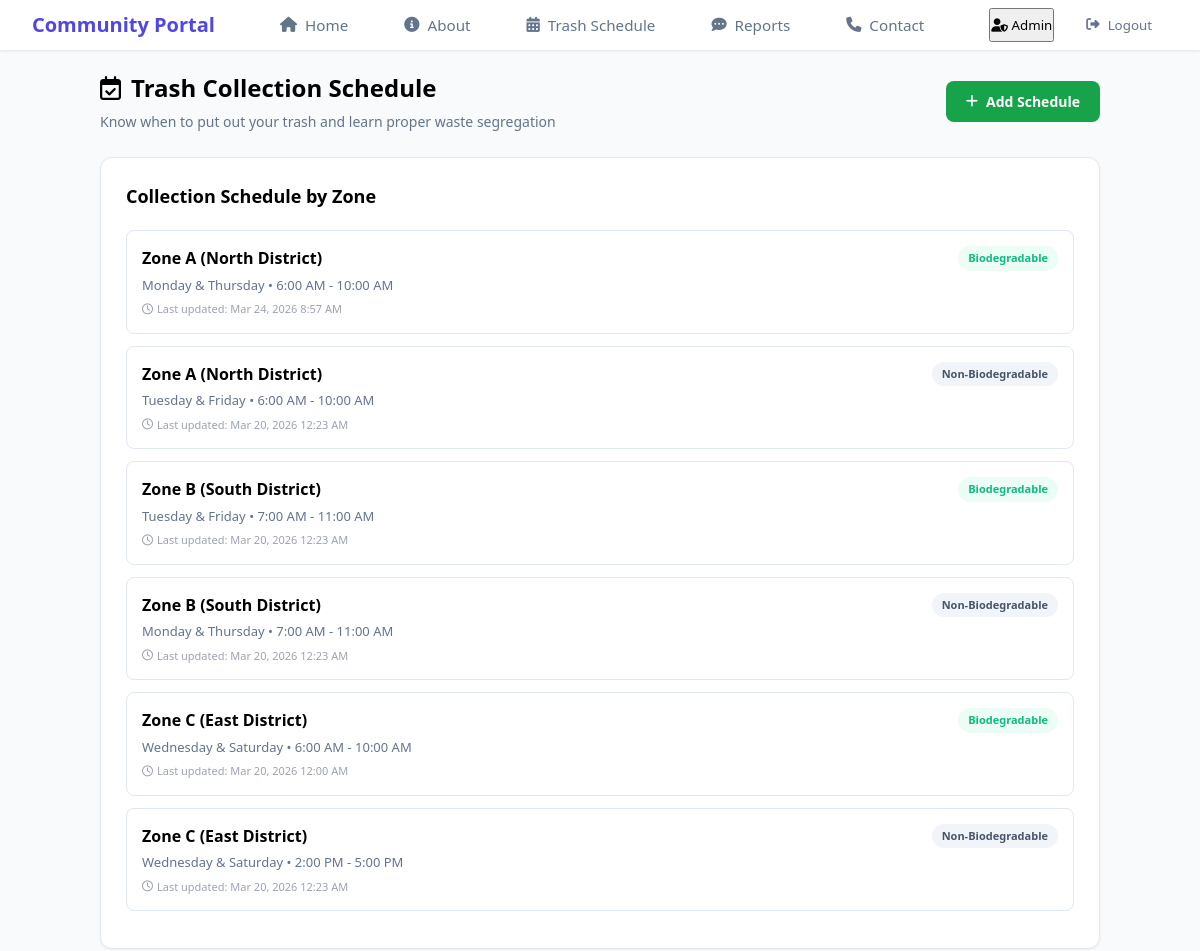
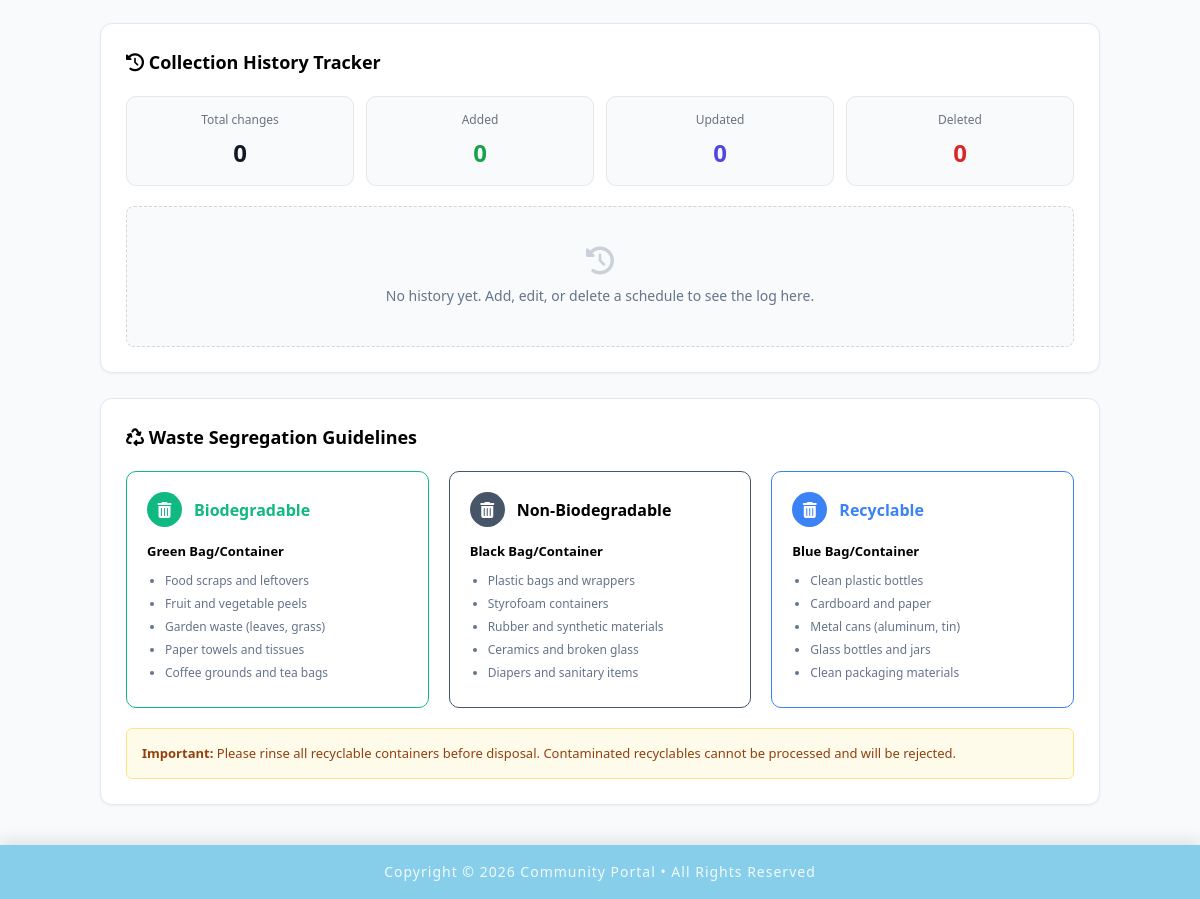
The app's page /admin/admin_trashschedule.php (signed in) with its own data (2 pictures, top to bottom).
### tables this page shows
CREATE TABLE `trash_schedule` (
  `id` int NOT NULL AUTO_INCREMENT,
  `zone` varchar(100) NOT NULL,
  `days` varchar(100) NOT NULL,
  `time` varchar(100) NOT NULL,
  `waste_type` varchar(50) NOT NULL,
  `last_updated` timestamp NULL DEFAULT CURRENT_TIMESTAMP ON UPDATE CURRENT_TIMESTAMP,
  `admin_id` int DEFAULT NULL,
  PRIMARY KEY (`id`)
);

### admin/admin_trashschedule.php (the view, shortened to what this page needs)
<?php
include "../includes/db_conn.php";
$check_table    = $pdo->query("SHOW TABLES LIKE 'schedule_history'");
$history_exists = ($check_table && $check_table->rowCount() > 0);
$result = $pdo->query("SELECT * FROM trash_schedule ORDER BY zone, waste_type");
$schedules = $result->fetchAll();
$history_rows  = [];
$count_added   = 0;
$count_updated = 0;
$count_deleted = 0;
$total_changes = $count_added + $count_updated + $count_deleted;
$guidelines = [
    [
        'title' => 'Biodegradable',
        'color' => 'green',
        'bag'   => 'Green Bag/Container',
        'items' => ['Food scraps and leftovers','Fruit and vegetable peels','Garden waste (leaves, grass)','Paper towels and tissues','Coffee grounds and tea bags']
    ],
    [
        'title' => 'Non-Biodegradable',
        'color' => 'black',
        'bag'   => 'Black Bag/Container',
        'items' => ['Plastic bags and wrappers','Styrofoam containers','Rubber and synthetic materials','Ceramics and broken glass','Diapers and sanitary items']
    ],
    [
        'title' => 'Recyclable',
        'color' => 'blue',
        'bag'   => 'Blue Bag/Container',
        'items' => ['Clean plastic bottles','Cardboard and paper','Metal cans (aluminum, tin)','Glass bottles and jars','Clean packaging materials']
    ]
];
include "../includes/admin_header.php";
?>
<!DOCTYPE html>
<html lang="en">
<head>
    <link rel="stylesheet" href="https://cdnjs.cloudflare.com/ajax/libs/font-awesome/6.5.0/css/all.min.css">
    <link rel="stylesheet" href="../css/header.css">
    <link rel="stylesheet" href="../css/member_trashschedule.css">
    <link rel="stylesheet" href="../css/admin_trashschedule.css">
</head>
<body>
<div class="container">
    <div class="admin-header-row">
        <header>
            <h1><i class="fa-regular fa-calendar-check"></i> Trash Collection Schedule</h1>
            <p>Know when to put out your trash and learn proper waste segregation</p>
        </header>
        <?php if (!isset($_GET['add'])): ?>
            <a href="?add=1" class="btn-add-schedule">
                <i class="fa-solid fa-plus"></i> Add Schedule
            </a>
        <?php else: ?>
            <a href="admin_trashschedule.php" class="btn-done">
                <i class="fa-solid fa-check"></i> Done
            </a>
        <?php endif; ?>
    </div>
    <section class="card-section">
        <h2>Collection Schedule by Zone</h2>
        <?php foreach ($schedules as $row): ?>
        <div class="schedule-item">
            <div class="schedule-header">
                <div class="sched-left">
                    <strong><?= htmlspecialchars($row['zone']) ?></strong>
                    <span class="badge <?= $row['waste_type']==='Biodegradable' ? 'bio':'non-bio' ?>">
                        <?= htmlspecialchars($row['waste_type']) ?>
                    </span>
                </div>
            </div>
            <div class="schedule-details">
                <?= htmlspecialchars($row['days']) ?> • <?= htmlspecialchars($row['time']) ?>
            </div>
            <div class="last-updated">
                <i class="fa-regular fa-clock"></i>
                Last updated: <?= date("M j, Y g:i A", strtotime($row['last_updated'])) ?>
            </div>
        </div>
        <?php endforeach; ?>
    </section>
    <section class="card-section">
        <h2><i class="fa-solid fa-clock-rotate-left"></i> Collection History Tracker</h2>
        <?php if (!$history_exists): ?>
        <div class="empty-hint">
            <p>Create the <code>schedule_history</code> table first using the SQL shown above.</p>
        </div>
        <?php else: ?>
        <div class="history-stats">
            <div class="stat-card">
                <div class="stat-label">Total changes</div>
                <div class="stat-value"><?= $total_changes ?></div>
            </div>
            <div class="stat-card">
                <div class="stat-label">Added</div>
                <div class="stat-value added"><?= $count_added ?></div>
            </div>
            <div class="stat-card">
                <div class="stat-label">Updated</div>
                <div class="stat-value updated"><?= $count_updated ?></div>
            </div>
            <div class="stat-card">
                <div class="stat-label">Deleted</div>
                <div class="stat-value deleted"><?= $count_deleted ?></div>
            </div>
        </div>
        <?php if (empty($history_rows)): ?>
        <div class="empty-hint">
            <i class="fa-solid fa-clock-rotate-left" style="font-size:28px;opacity:0.3;margin-bottom:10px;"></i>
            <p>No history yet. Add, edit, or delete a schedule to see the log here.</p>
        </div>
        <?php endif; ?>
        <?php endif; ?>
    </section>
    <section class="card-section">
        <h2><i class="fa-solid fa-recycle"></i> Waste Segregation Guidelines</h2>
        <div class="guidelines-grid">
            <?php foreach ($guidelines as $guide): ?>
            <div class="guide-card <?= $guide['color'] ?>">
                <div class="guide-header">
                    <div class="icon-circle">
                        <i class="fa-solid fa-trash-can"></i>
                    </div>
                    <h3><?= $guide['title'] ?></h3>
                </div>
                <div class="guide-content">
                    <p class="bag-type"><strong><?= $guide['bag'] ?></strong></p>
                    <ul>
                        <?php foreach ($guide['items'] as $li): ?>
                        <li><?= $li ?></li>
                        <?php endforeach; ?>
                    </ul>
                </div>
            </div>
            <?php endforeach; ?>
        </div>
        <div class="important-note">
            <strong>Important:</strong> Please rinse all recyclable containers before disposal.
            Contaminated recyclables cannot be processed and will be rejected.
        </div>
    </section>
</div>
<?php include "../includes/footer.php"; ?>
</body>
</html>

### css/header.css (style rules this page uses)
* { margin: 0; padding: 0; box-sizing: border-box; font-family: 'Segoe UI', Tahoma, Geneva, Verdana, sans-serif; }
body { background-color: #f8fafc; color: #334155; }

### css/member_trashschedule.css (style rules this page uses)
:root { --bg-color: #f8fafc; --border-color: #e2e8f0; --text-main: #000000; --text-muted: #64748b; --green-primary: #10b981; --green-bg: #ecfdf5; --blue-primary: #3b82f6; --blue-bg: #eff6ff; --black-primary: #475569; --black-bg: #f1f5f9; }
html, body { height: 100%; margin: 0; padding: 0; }
body { font-family: 'Segoe UI', Tahoma, Geneva, Verdana, sans-serif; background-color: var(--bg-color); color: var(--text-main); line-height: 1.5; padding-top: 30px; }
.container { width: 100%; max-width: 1000px; margin: 40px auto; }
header h1 { color: #000000; font-size: 24px; display: flex; align-items: center; gap: 10px; margin-bottom: 5px; }
header p { color: var(--text-muted); margin-top: 0; font-size: 14px; }
.card-section { background: white; border: 1px solid var(--border-color); border-radius: 12px; padding: 25px; margin-top: 25px; box-shadow: 0 1px 3px rgba(0,0,0,0.05); }
.card-section h2 { font-size: 18px; margin-bottom: 20px; }
.schedule-item { border: 1px solid var(--border-color); border-radius: 8px; padding: 15px; margin-bottom: 12px; }
.schedule-header { display: flex; justify-content: space-between; align-items: center; margin-bottom: 3px; }
.sched-left { display: flex; justify-content: space-between; align-items: center; width: 100%; }
.sched-left strong { flex: 1; }
.schedule-details { color: var(--text-muted); font-size: 13px; }
.last-updated { font-size: 11px; color: #9ca3af; margin-top: 4px; display: flex; align-items: center; gap: 4px; }
.last-updated i { font-size: 11px; color: #9ca3af; }
.badge { font-size: 11px; padding: 4px 10px; border-radius: 20px; font-weight: 600; }
.badge.bio { background: var(--green-bg); color: var(--green-primary); }
.badge.non-bio { background: var(--black-bg); color: var(--black-primary); }
.guidelines-grid { display: grid; grid-template-columns: repeat(auto-fit, minmax(250px, 1fr)); gap: 20px; margin-bottom: 20px; }
.guide-card { border: 1px solid var(--border-color); border-radius: 10px; padding: 20px; }
.guide-header { display: flex; align-items: center; gap: 12px; margin-bottom: 15px; }
.icon-circle { width: 35px; height: 35px; border-radius: 50%; display: flex; align-items: center; justify-content: center; color: white; }
.guide-card h3 { font-size: 16px; margin: 0; }
.guide-card.green { border-color: var(--green-primary); }
.guide-card.green .icon-circle { background: var(--green-primary); }
.guide-card.green h3 { color: var(--green-primary); }
.guide-card.black { border-color: var(--black-primary); }
.guide-card.black .icon-circle { background: var(--black-primary); }
.guide-card.blue { border-color: var(--blue-primary); }
.guide-card.blue .icon-circle { background: var(--blue-primary); }
.guide-card.blue h3 { color: var(--blue-primary); }
.guide-content ul { padding-left: 18px; margin: 0; }
.guide-content li { font-size: 12px; color: var(--text-muted); margin-bottom: 5px; }
.bag-type { font-size: 13px; margin-bottom: 10px; }
.important-note { background: #fffbeb; border: 1px solid #fde68a; padding: 15px; border-radius: 6px; font-size: 13px; color: #92400e; }

### records on screen
trash_schedule: zone "Zone A (North District)", waste_type "Biodegradable", days "Monday & Thursday", time "6:00 AM - 10:00 AM", last_updated "Mar 24, 2026 8:57 AM"
trash_schedule: zone "Zone A (North District)", waste_type "Non-Biodegradable", days "Tuesday & Friday", time "6:00 AM - 10:00 AM", last_updated "Mar 20, 2026 12:23 AM"
trash_schedule: zone "Zone B (South District)", waste_type "Biodegradable", days "Tuesday & Friday", time "7:00 AM - 11:00 AM", last_updated "Mar 20, 2026 12:23 AM"
trash_schedule: zone "Zone B (South District)", waste_type "Non-Biodegradable", days "Monday & Thursday", time "7:00 AM - 11:00 AM", last_updated "Mar 20, 2026 12:23 AM"
trash_schedule: zone "Zone C (East District)", waste_type "Biodegradable", days "Wednesday & Saturday", time "6:00 AM - 10:00 AM", last_updated "Mar 20, 2026 12:00 AM"
trash_schedule: zone "Zone C (East District)", waste_type "Non-Biodegradable", days "Wednesday & Saturday", time "2:00 PM - 5:00 PM", last_updated "Mar 20, 2026 12:23 AM"

### other values on screen
$total_changes "0"
$count_added "0"
$count_updated "0"
$count_deleted "0"
$guide['title'] "Biodegradable"
$guide['bag'] "Green Bag/Container"
$li "Food scraps and leftovers"
$li "Fruit and vegetable peels"
$li "Garden waste (leaves, grass)"
$li "Paper towels and tissues"
$li "Coffee grounds and tea bags"
$guide['title'] "Non-Biodegradable"
$guide['bag'] "Black Bag/Container"
$li "Plastic bags and wrappers"
$li "Styrofoam containers"
